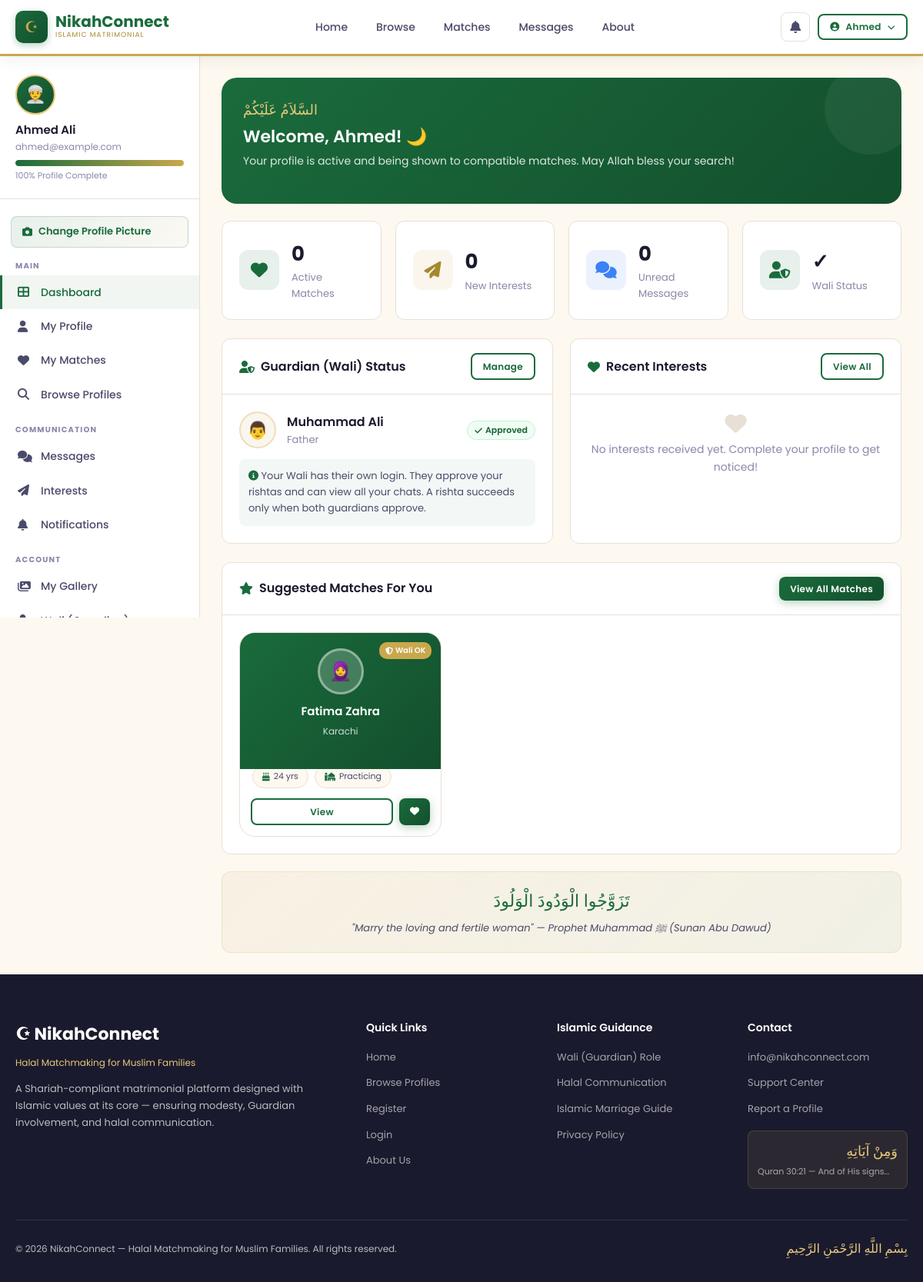
The app's page /dashboard.php (signed in) with its own data.
### tables this page shows
CREATE TABLE IF NOT EXISTS users (
    id INT AUTO_INCREMENT PRIMARY KEY,
    full_name VARCHAR(100) NOT NULL,
    email VARCHAR(150) UNIQUE NOT NULL,
    password VARCHAR(255) NOT NULL,
    gender ENUM('male', 'female') NOT NULL,
    role ENUM('user', 'wali', 'parent', 'admin') DEFAULT 'user',
     
    child_id INT NULL,
    guardian_relation VARCHAR(50) NULL,
    is_verified TINYINT(1) DEFAULT 0,
    is_active TINYINT(1) DEFAULT 1,
    profile_complete TINYINT(1) DEFAULT 0,
    created_at TIMESTAMP DEFAULT CURRENT_TIMESTAMP,
    updated_at TIMESTAMP DEFAULT CURRENT_TIMESTAMP ON UPDATE CURRENT_TIMESTAMP
);

CREATE TABLE IF NOT EXISTS walis (
    id INT AUTO_INCREMENT PRIMARY KEY,
    user_id INT NOT NULL,
    wali_name VARCHAR(100) NOT NULL,
    wali_relation VARCHAR(50) NOT NULL,
    wali_phone VARCHAR(20),
    wali_email VARCHAR(150),
    wali_consent TINYINT(1) DEFAULT 0,
    consent_date TIMESTAMP NULL,
    notes TEXT,
    created_at TIMESTAMP DEFAULT CURRENT_TIMESTAMP,
    FOREIGN KEY (user_id) REFERENCES users(id) ON DELETE CASCADE
);

CREATE TABLE IF NOT EXISTS profiles (
    id INT AUTO_INCREMENT PRIMARY KEY,
    user_id INT UNIQUE NOT NULL,
    age INT,
    date_of_birth DATE,
    city VARCHAR(100),
    country VARCHAR(100) DEFAULT 'Pakistan',
    marital_status ENUM('never_married', 'divorced', 'widowed') DEFAULT 'never_married',
    education VARCHAR(150),
    occupation VARCHAR(150),
    monthly_income VARCHAR(100),
    height VARCHAR(20),
    complexion VARCHAR(50),
    sect VARCHAR(100),
    religiosity ENUM('practicing', 'moderate', 'learning') DEFAULT 'moderate',
    prayers_per_day ENUM('5_times', '3_times', '1_time', 'occasionally') DEFAULT '5_times',
    hijab_niqab VARCHAR(50),
    beard VARCHAR(50),
    languages VARCHAR(200),
    family_type ENUM('joint', 'nuclear') DEFAULT 'nuclear',
    about_me TEXT,
    about_family TEXT,
    photo VARCHAR(255),
    wali_approved TINYINT(1) DEFAULT 0,
    created_at TIMESTAMP DEFAULT CURRENT_TIMESTAMP,
    updated_at TIMESTAMP DEFAULT CURRENT_TIMESTAMP ON UPDATE CURRENT_TIMESTAMP,
    FOREIGN KEY (user_id) REFERENCES users(id) ON DELETE CASCADE
);

### dashboard.php (the view, shortened to what the rows shown need)
<?php
require_once 'includes/db.php';
require_once 'includes/upload.php';
$user = currentUser();
$profile = db()->fetchOne("SELECT * FROM profiles WHERE user_id = ?", [$user['id']]);
$wali = db()->fetchOne("SELECT * FROM walis WHERE user_id = ?", [$user['id']]);
$gender_opposite = $user['gender'] === 'male' ? 'female' : 'male';
$suggestions = db()->fetchAll(
    "SELECT u.*, p.* FROM users u
     JOIN profiles p ON u.id = p.user_id
     WHERE u.gender = ? AND u.id != ? AND u.is_active = 1 AND p.wali_approved = 1
     AND u.id NOT IN (SELECT receiver_id FROM interests WHERE sender_id = ?)
     ORDER BY RAND() LIMIT 4",
    [$gender_opposite, $user['id'], $user['id']]
);
$fields = ['age','city','education','occupation','sect','religiosity','about_me','about_family','height'];
$filled = 0;
if($profile) {
    foreach($fields as $f) { if(!empty($profile[$f])) $filled++; }
}
$completion = $profile ? round(($filled / count($fields)) * 100) : 0;
if($wali) $completion = min(100, $completion + 10);
require_once 'includes/header.php';
?>
<div class="dashboard-layout">
    <aside class="sidebar">
        <div class="sidebar-user">
            <div class="sidebar-avatar" style="<?= avatarUrl($profile['photo'] ?? null) ? 'background:none;border:2px solid var(--gold-light);' : '' ?>">
                <?php $sidebarAv = avatarUrl($profile['photo'] ?? null); ?>
                <?php if($sidebarAv): ?>
                <img src="<?= htmlspecialchars($sidebarAv) ?>" style="width:100%;height:100%;object-fit:cover;border-radius:50%">
                <?php else: ?>
                <?= $user['gender']==='male' ? '👳' : '🧕' ?>
                <?php endif; ?>
            </div>
            <div class="sidebar-name"><?= htmlspecialchars($user['full_name']) ?></div>
            <div class="sidebar-email"><?= htmlspecialchars($user['email']) ?></div>
            <div style="margin-top:8px">
                <div class="progress-bar"><div class="progress-fill" style="width:<?=$completion?>%"></div></div>
                <div style="font-size:11px;color:var(--text-light);margin-top:4px"><?=$completion?>% Profile Complete</div>
            </div>
        </div>
    </aside>
    <main class="main-content">
        <div style="background:linear-gradient(135deg,var(--primary),var(--primary-dark));border-radius:var(--radius-lg);padding:28px;color:white;margin-bottom:22px;position:relative;overflow:hidden">
            <div style="position:absolute;right:-20px;top:-20px;width:120px;height:120px;border-radius:50%;background:rgba(255,255,255,0.05)"></div>
            <div style="font-family:'Amiri',serif;font-size:18px;color:var(--gold-light);margin-bottom:6px">السَّلاَمُ عَلَيْكُمْ</div>
            <h2 style="color:white;font-size:22px;margin-bottom:6px">Welcome, <?= htmlspecialchars(explode(' ',$user['full_name'])[0]) ?>! 🌙</h2>
            <p style="color:rgba(255,255,255,0.85);font-size:14px;margin-bottom:16px">
                <?php if($completion < 70): ?>
                Your profile is <?=$completion?>% complete. Complete it to get more matches!
                <?php else: ?>
                Your profile is active and being shown to compatible matches. May Allah bless your search!
                <?php endif; ?>
            </p>
        </div>
        <div style="display:grid;grid-template-columns:1fr 1fr;gap:22px">
            <div class="card">
                <div class="card-body">
                    <?php if($wali): ?>
                    <div style="display:flex;align-items:center;gap:14px;margin-bottom:14px">
                        <div style="width:48px;height:48px;background:rgba(201,168,76,0.1);border-radius:50%;display:flex;align-items:center;justify-content:center;font-size:22px;border:2px solid rgba(201,168,76,0.3)">👨</div>
                        <div>
                            <div style="font-weight:600"><?= htmlspecialchars($wali['wali_name']) ?></div>
                            <div style="font-size:13px;color:var(--text-light)"><?= htmlspecialchars($wali['wali_relation']) ?></div>
                        </div>
                        <div style="margin-left:auto">
                            <?php if($wali['wali_consent']): ?>
                            <span class="badge badge-success"><i class="fas fa-check"></i> Approved</span>
                            <?php else: ?>
                            <span class="badge badge-warning"><i class="fas fa-clock"></i> Pending</span>
                            <?php endif; ?>
                        </div>
                    </div>
                    <div style="background:rgba(26,107,60,0.05);border-radius:8px;padding:12px;font-size:13px;color:var(--text-medium)">
                        <i class="fas fa-info-circle" style="color:var(--primary)"></i>
                        Your Wali has their own login. They approve your rishtas and can view all your chats. A rishta succeeds only when both guardians approve.
                    </div>
                    <?php endif; ?>
                </div>
            </div>
        </div>
        <?php if(!empty($suggestions)): ?>
        <div class="card mt-3">
            <div class="card-body">
                <div class="profiles-grid" style="grid-template-columns:repeat(auto-fill,minmax(220px,1fr))">
                    <?php foreach($suggestions as $s): ?>
                    <div class="profile-card">
                        <div class="profile-card-header" style="padding:20px 16px 40px">
                            <div class="profile-avatar" style="width:60px;height:60px;font-size:24px">
                                <?php $sav = avatarUrl($s['photo'] ?? null); ?>
                                <?php if($sav): ?><img src="<?= htmlspecialchars($sav) ?>" alt="Profile"><?php else: ?><?= $s['gender']==='male'?'👳':'🧕' ?><?php endif; ?>
                            </div>
                            <div class="profile-name" style="font-size:15px"><?= htmlspecialchars($s['full_name']) ?></div>
                            <div class="profile-location" style="font-size:12px"><?= htmlspecialchars($s['city'] ?? '') ?></div>
                            <?php if($s['wali_approved']): ?>
                            <div class="wali-badge"><i class="fas fa-shield-alt"></i> Wali OK</div>
                            <?php endif; ?>
                        </div>
                        <div class="profile-card-body" style="padding:12px 14px 14px">
                            <span class="profile-info-pill" style="font-size:11px"><i class="fas fa-birthday-cake"></i> <?=$s['age']?> yrs</span>
                            <span class="profile-info-pill" style="font-size:11px"><i class="fas fa-mosque"></i> <?= ucfirst($s['religiosity']??'') ?></span>
                            <div class="profile-actions" style="margin-top:10px">
                                <a href="view-profile.php?id=<?=$s['user_id']?>" class="btn btn-outline btn-sm" style="flex:1;justify-content:center">View</a>
                                <a href="send-interest.php?to=<?=$s['user_id']?>" class="btn btn-primary btn-sm"><i class="fas fa-heart"></i></a>
                            </div>
                        </div>
                    </div>
                    <?php endforeach; ?>
                </div>
            </div>
        </div>
        <?php endif; ?>
    </main>
</div>
<?php require_once 'includes/footer.php'; ?>

### includes/header.php (shortened to what the rows shown need)
<?php
require_once __DIR__ . '/db.php';
$user = isLoggedIn() ? currentUser() : null;
?>
<!DOCTYPE html>
<html lang="en">
<head>
    <link rel="stylesheet" href="<?= SITE_URL ?>/assets/css/style.css">
    <link rel="stylesheet" href="https://cdnjs.cloudflare.com/ajax/libs/font-awesome/6.4.0/css/all.min.css">
</head>
<body>
<nav class="navbar">
    <div class="nav-container">
        <div class="nav-actions">
            <?php if($user): ?>
            <a href="<?= SITE_URL ?>/notifications.php" class="notif-btn" title="Notifications">
                <i class="fas fa-bell"></i>
            </a>
            <div style="position:relative">
                <button onclick="toggleUserMenu()" class="btn btn-outline btn-sm" style="gap:8px">
                    <i class="fas fa-user-circle"></i>
                    <?= htmlspecialchars(explode(' ', $user['full_name'])[0]) ?>
                    <i class="fas fa-chevron-down" style="font-size:10px"></i>
                </button>
            </div>
            <?php else: ?>
            <a href="<?= SITE_URL ?>/login.php" class="btn btn-outline btn-sm">Login</a>
            <a href="<?= SITE_URL ?>/register.php" class="btn btn-primary btn-sm">Join Free</a>
            <?php endif; ?>
        </div>
    </div>
</nav>

### records on screen
users: full_name "Ahmed", full_name "Ahmed Ali", email "ahmed@example.com"
walis: wali_name "Muhammad Ali", wali_relation "Father"
profiles: user.full_name "Fatima Zahra", city "Karachi", wali_approved 1 (drawn), age "24", religiosity "Practicing"

### other values on screen
$completion "100"
$acceptedMatches "0"
$receivedInterests "0"
$unreadMessages "0"
SITE_EMAIL "info@nikahconnect.com"
SITE_NAME "NikahConnect"
